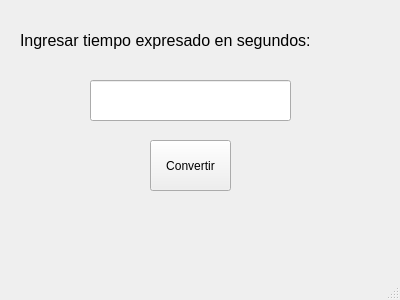
<?xml version="1.0" encoding="UTF-8"?>
<ui version="4.0">
 <class>MainWindow</class>
 <widget class="QMainWindow" name="MainWindow">
  <property name="geometry">
   <rect>
    <x>0</x>
    <y>0</y>
    <width>400</width>
    <height>300</height>
   </rect>
  </property>
  <property name="windowTitle">
   <string>Convertir a horas, minutos, segundos</string>
  </property>
  <widget class="QWidget" name="centralWidget">
   <widget class="QLineEdit" name="dato">
    <property name="geometry">
     <rect>
      <x>90</x>
      <y>80</y>
      <width>201</width>
      <height>41</height>
     </rect>
    </property>
    <property name="font">
     <font>
      <pointsize>10</pointsize>
     </font>
    </property>
   </widget>
   <widget class="QPushButton" name="boton">
    <property name="geometry">
     <rect>
      <x>150</x>
      <y>140</y>
      <width>81</width>
      <height>51</height>
     </rect>
    </property>
    <property name="text">
     <string>Convertir</string>
    </property>
   </widget>
   <widget class="QLabel" name="resultado">
    <property name="geometry">
     <rect>
      <x>30</x>
      <y>219</y>
      <width>361</width>
      <height>31</height>
     </rect>
    </property>
    <property name="font">
     <font>
      <pointsize>14</pointsize>
     </font>
    </property>
    <property name="text">
     <string/>
    </property>
   </widget>
   <widget class="QLabel" name="instrucciones">
    <property name="geometry">
     <rect>
      <x>20</x>
      <y>30</y>
      <width>311</width>
      <height>20</height>
     </rect>
    </property>
    <property name="font">
     <font>
      <pointsize>12</pointsize>
     </font>
    </property>
    <property name="text">
     <string>Ingresar tiempo expresado en segundos:</string>
    </property>
   </widget>
  </widget>
  <widget class="QStatusBar" name="statusBar"/>
 </widget>
 <layoutdefault spacing="6" margin="11"/>
 <resources/>
 <connections/>
</ui>
